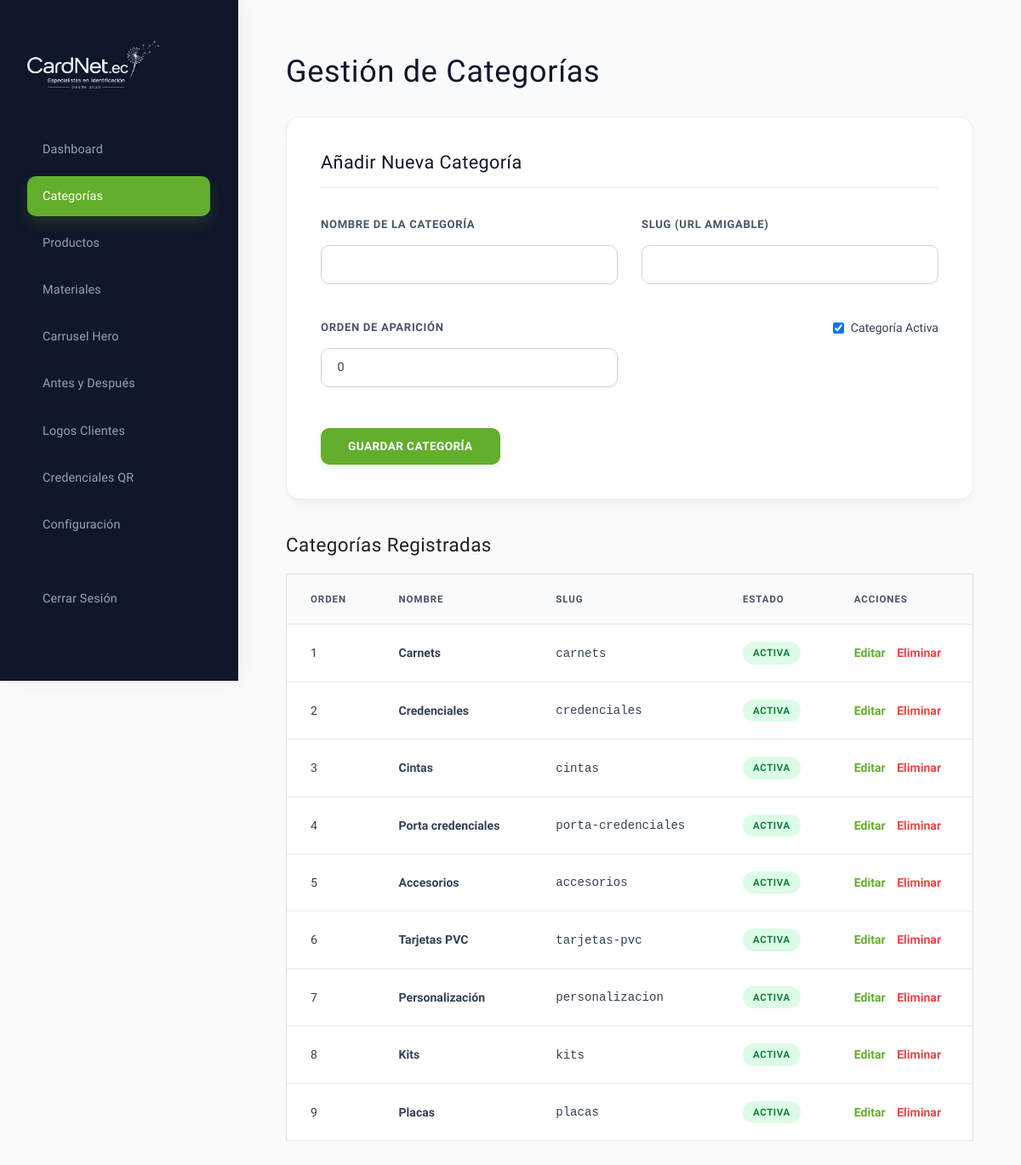
Page /admin/categorias.php (signed in) on the committed database.
### tables this page shows
CREATE TABLE IF NOT EXISTS `categorias` (
  `id` int(11) NOT NULL AUTO_INCREMENT,
  `name` varchar(100) NOT NULL,
  `slug` varchar(100) NOT NULL UNIQUE,
  `order_val` int(11) DEFAULT 0,
  `is_active` tinyint(1) DEFAULT 1,
  PRIMARY KEY (`id`)
);

### admin/categorias.php (the view, shortened to what this page needs)
<?php
require_once '../db.php';
$categorias = $pdo->query("SELECT * FROM categorias ORDER BY order_val ASC")->fetchAll();
$edit_cat = null;
?>
<!DOCTYPE html>
<html lang="es">
<head>
    <link rel="stylesheet" href="../css/base.css?v=2.0">
    <link rel="stylesheet" href="../css/layout.css?v=2.0">
    <link rel="stylesheet" href="../css/components.css?v=2.0">
    <link rel="stylesheet" href="../css/admin.css?v=2.0">
</head>
<body>
    <div class="sidebar">
        <img src="../images/logo.png?v=2.0" alt="CardNet Logo" class="sidebar-logo">
        <nav class="nav-admin">
            <a href="index.php" class="nav-admin-link">Dashboard</a>
            <a href="categorias.php" class="nav-admin-link active">Categorías</a>
            <a href="productos.php" class="nav-admin-link">Productos</a>
            <a href="materiales.php" class="nav-admin-link">Materiales</a>
            <a href="carrusel.php" class="nav-admin-link">Carrusel Hero</a>
            <a href="antes-despues.php" class="nav-admin-link">Antes y Después</a>
            <a href="clientes.php" class="nav-admin-link">Logos Clientes</a>
            <a href="credenciales.php" class="nav-admin-link">Credenciales QR</a>
            <a href="configuracion.php" class="nav-admin-link">Configuración</a>
            <a href="logout.php" class="nav-admin-link" style="margin-top: 2rem; color: #FCA5A5;">Cerrar Sesión</a>
        </nav>
    </div>
    <div class="main-content">
        <h1 style="font-family: var(--font-heading); margin-bottom: 1.5rem; font-size: 2rem;">Gestión de Categorías</h1>
        <div class="form-container">
            <h2 style="font-family: var(--font-heading); margin-bottom: 1.5rem; font-size: 1.25rem;">
                <?php echo $edit_cat ? 'Editar Categoría' : 'Añadir Nueva Categoría'; ?>
            </h2>
            <form method="POST" action="categorias.php">
                <div class="grid-2">
                    <div class="form-group">
                        <label class="form-label" for="name">Nombre de la Categoría</label>
                        <input class="form-input" type="text" name="name" id="name" required value="<?php echo $edit_cat ? htmlspecialchars($edit_cat['name']) : ''; ?>">
                    </div>
                    <div class="form-group">
                        <label class="form-label" for="slug">Slug (URL amigable)</label>
                        <input class="form-input" type="text" name="slug" id="slug" value="<?php echo $edit_cat ? htmlspecialchars($edit_cat['slug']) : ''; ?>">
                    </div>
                </div>
                <div class="grid-2" style="margin-top: 1rem;">
                    <div class="form-group">
                        <label class="form-label" for="order_val">Orden de Aparición</label>
                        <input class="form-input" type="number" name="order_val" id="order_val" value="<?php echo $edit_cat ? (int)$edit_cat['order_val'] : '0'; ?>">
                    </div>
                    <div class="form-group" style="display: flex; align-items: flex-end; padding-bottom: 10px;">
                        <label style="display: flex; align-items: center; gap: 8px; font-size: 0.88rem; cursor: pointer;">
                            <input type="checkbox" name="is_active" <?php echo (!$edit_cat || $edit_cat['is_active']) ? 'checked' : ''; ?>> Categoría Activa
                        </label>
                    </div>
                </div>
                <div style="margin-top: 1.5rem; display: flex; gap: 10px;">
                    <button class="btn btn-primary" type="submit">Guardar Categoría</button>
                </div>
            </form>
        </div>
        <h2 style="font-family: var(--font-heading); margin-bottom: 1.25rem; font-size: 1.4rem;">Categorías Registradas</h2>
        <table>
            <thead>
                <tr>
                    <th>Orden</th>
                    <th>Nombre</th>
                    <th>Slug</th>
                    <th>Estado</th>
                    <th>Acciones</th>
                </tr>
            </thead>
            <tbody>
                <?php foreach ($categorias as $cat): ?>
                    <tr>
                        <td><?php echo (int)$cat['order_val']; ?></td>
                        <td><strong><?php echo htmlspecialchars($cat['name']); ?></strong></td>
                        <td><code><?php echo htmlspecialchars($cat['slug']); ?></code></td>
                        <td>
                            <span class="badge <?php echo $cat['is_active'] ? 'badge-success' : 'badge-danger'; ?>" style="font-size: 0.7rem; border-radius: 4px; padding: 2px 6px;">
                                <?php echo $cat['is_active'] ? 'Activa' : 'Inactiva'; ?>
                            </span>
                        </td>
                        <td>
                            <a href="categorias.php?edit=<?php echo $cat['id']; ?>" style="color: var(--primary); text-decoration: none; font-weight: bold; margin-right: 10px;">Editar</a>
                            <a href="categorias.php?delete=<?php echo $cat['id']; ?>" onclick="return confirm('¿Seguro que deseas eliminar esta categoría?')" style="color: #EF4444; text-decoration: none; font-weight: bold;">Eliminar</a>
                        </td>
                    </tr>
                <?php endforeach; ?>
            </tbody>
        </table>
    </div>
</body>
</html>

### css/base.css (style rules this page uses)
:root { --primary: #63AE2C; --primary-hover: #508E22; --primary-light: rgba(99, 174, 44, 0.05); --dark: #1E221C; --dark-alt: #2D3329; --light: #FCFDFB; --surface-light: #F2F5F0; --border: #DCE2D8; --accent-gold: #BAAF1A; --font-heading: 'Marcellus', serif; --font-body: 'Work Sans', system-ui, -apple-system, sans-serif; --text-main: #1E221C; --text-muted: #5C6558; --text-light: #FCFDFB; --space-xs: clamp(0.5rem, 1vw, 0.75rem); --space-sm: clamp(0.85rem, 1.8vw, 1.15rem); --space-md: clamp(1.5rem, 3.5vw, 2.25rem); --space-lg: clamp(2.5rem, 5vw, 4rem); --space-xl: clamp(4.5rem, 8vw, 6.5rem); --radius-sm: 2px; --radius-md: 4px; --radius-lg: 8px; --shadow-sm: 0 1px 2px rgba(30, 34, 28, 0.02); --shadow-md: 0 4px 10px rgba(30, 34, 28, 0.03); --shadow-lg: 0 10px 20px rgba(30, 34, 28, 0.04); --transition-smooth: all 0.35s cubic-bezier(0.215, 0.61, 0.355, 1); --transition-fast: all 0.15s ease-out; }
*, *::before, *::after { box-sizing: border-box; margin: 0; padding: 0; }
html { scroll-behavior: smooth; font-size: 16px; -webkit-text-size-adjust: 100%; }
body { background-color: var(--light); color: var(--text-main); font-family: var(--font-body); line-height: 1.6; overflow-x: hidden; }
a { color: inherit; text-decoration: none; transition: var(--transition-fast); font-family: var(--font-body); }
img, svg { display: block; max-width: 100%; height: auto; }
button, input, select, textarea { font-family: var(--font-body); font-size: inherit; color: inherit; background: none; border: none; }
button { cursor: pointer; }
h1, h2, h3, h4, h5, h6 { font-family: var(--font-heading); font-weight: 400; line-height: 1.1; color: var(--dark); letter-spacing: 0.02em; }
h1 { font-size: clamp(32px, 4.5vw, 54px); line-height: 1.15; }
h2 { font-size: clamp(24px, 3.2vw, 38px); line-height: 1.2; }

### css/layout.css (style rules this page uses)
.grid-2, .grid-3, .grid-4 { display: grid; grid-template-columns: 1fr; gap: var(--space-sm); }
@media (min-width: 768px) { .grid-2 { grid-template-columns: repeat(2, 1fr); gap: var(--space-md); } }

### css/components.css (style rules this page uses)
.btn { display: inline-flex; align-items: center; justify-content: center; padding: 0.8rem 1.75rem; border-radius: var(--radius-sm); font-family: var(--font-body); font-weight: 600; font-size: 0.85rem; transition: var(--transition-fast); border: 1px solid transparent; cursor: pointer; text-align: center; letter-spacing: 0.02em; text-transform: uppercase; }
.btn-primary { background-color: var(--primary); color: var(--light); }
.form-group { margin-bottom: 1.25rem; }
.form-label { display: block; font-size: 0.75rem; font-weight: 500; margin-bottom: 0.35rem; color: var(--dark); text-transform: uppercase; letter-spacing: 0.05em; }
.form-input, .form-select, .form-textarea { width: 100%; padding: 10px 14px; background-color: var(--light); border: 1px solid var(--border); border-radius: var(--radius-sm); font-family: var(--font-body); font-size: 0.88rem; transition: var(--transition-fast); }

### admin/categorias.php (style rules this page uses)
body { font-family: 'Work Sans', sans-serif; background-color: var(--surface-light); margin: 0; display: flex; }
.sidebar { width: 250px; background-color: var(--dark-alt); color: white; min-height: 100vh; padding: 2rem 1.5rem; box-sizing: border-box; }
.sidebar-logo { max-width: 140px; margin-bottom: 2rem; filter: brightness(0) invert(1); }
.nav-admin { display: flex; flex-direction: column; gap: 10px; }
.nav-admin-link { color: rgba(255,255,255,0.7); text-decoration: none; padding: 10px 15px; border-radius: var(--radius-sm); font-size: 0.9rem; font-weight: 500; transition: var(--transition-fast); }
.nav-admin-link:hover, .nav-admin-link.active { color: white; background-color: var(--primary); }
.main-content { flex-grow: 1; padding: 3rem; box-sizing: border-box; }
.form-container { background-color: white; border: 1px solid var(--border); border-radius: var(--radius-md); padding: 2rem; margin-bottom: 2rem; }
table { width: 100%; border-collapse: collapse; text-align: left; background-color: white; border: 1px solid var(--border); border-radius: var(--radius-md); }
th, td { padding: 1rem; border-bottom: 1px solid var(--border); font-size: 0.88rem; }
th { background-color: var(--surface-light); }

### rows in the picture
categorias: order_val "1", name "Carnets", slug "carnets", is_active "ACTIVA"
categorias: order_val "2", name "Credenciales", slug "credenciales", is_active "ACTIVA"
categorias: order_val "3", name "Cintas", slug "cintas", is_active "ACTIVA"
categorias: order_val "4", name "Porta credenciales", slug "porta-credenciales", is_active "ACTIVA"
categorias: order_val "5", name "Accesorios", slug "accesorios", is_active "ACTIVA"
categorias: order_val "6", name "Tarjetas PVC", slug "tarjetas-pvc", is_active "ACTIVA"
categorias: order_val "7", name "Personalización", slug "personalizacion", is_active "ACTIVA"
categorias: order_val "8", name "Kits", slug "kits", is_active "ACTIVA"
categorias: order_val "9", name "Placas", slug "placas", is_active "ACTIVA"
